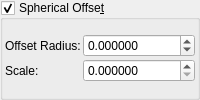
    <widget class="MyGroupBox" name="groupCheck_transf_function_enabledAx_false">
     <property name="toolTip">
      <string/>
     </property>
     <property name="title">
      <string>Spherical Offse&amp;t</string>
     </property>
     <property name="checkable">
      <bool>true</bool>
     </property>
     <layout class="QVBoxLayout" name="verticalLayout_50">
      <property name="spacing">
       <number>2</number>
      </property>
      <property name="leftMargin">
       <number>2</number>
      </property>
      <property name="topMargin">
       <number>2</number>
      </property>
      <property name="rightMargin">
       <number>2</number>
      </property>
      <property name="bottomMargin">
       <number>2</number>
      </property>
      <item>
       <layout class="QGridLayout" name="gridLayout_24" columnstretch="0,1">
        <property name="spacing">
         <number>2</number>
        </property>
        <item row="1" column="0">
         <widget class="QLabel" name="label_128">
          <property name="text">
           <string>Scale:</string>
          </property>
         </widget>
        </item>
        <item row="1" column="1">
         <widget class="MyDoubleSpinBox" name="spinbox_transf_scale">
          <property name="sizePolicy">
           <sizepolicy hsizetype="Minimum" vsizetype="Maximum">
            <horstretch>0</horstretch>
            <verstretch>0</verstretch>
           </sizepolicy>
          </property>
          <property name="decimals">
           <number>6</number>
          </property>
          <property name="minimum">
           <double>0.000000000000000</double>
          </property>
          <property name="maximum">
           <double>99.989999999999995</double>
          </property>
          <property name="singleStep">
           <double>0.100000000000000</double>
          </property>
         </widget>
        </item>
        <item row="0" column="1">
         <widget class="MyDoubleSpinBox" name="spinbox_transf_offset">
          <property name="sizePolicy">
           <sizepolicy hsizetype="Minimum" vsizetype="Maximum">
            <horstretch>0</horstretch>
            <verstretch>0</verstretch>
           </sizepolicy>
          </property>
          <property name="prefix">
           <string/>
          </property>
          <property name="decimals">
           <number>6</number>
          </property>
          <property name="minimum">
           <double>-99.989999999999995</double>
          </property>
          <property name="singleStep">
           <double>0.100000000000000</double>
          </property>
         </widget>
        </item>
        <item row="0" column="0">
         <widget class="QLabel" name="label_132">
          <property name="text">
           <string>Offset Radius:</string>
          </property>
         </widget>
        </item>
       </layout>
      </item>
     </layout>
    </widget>
